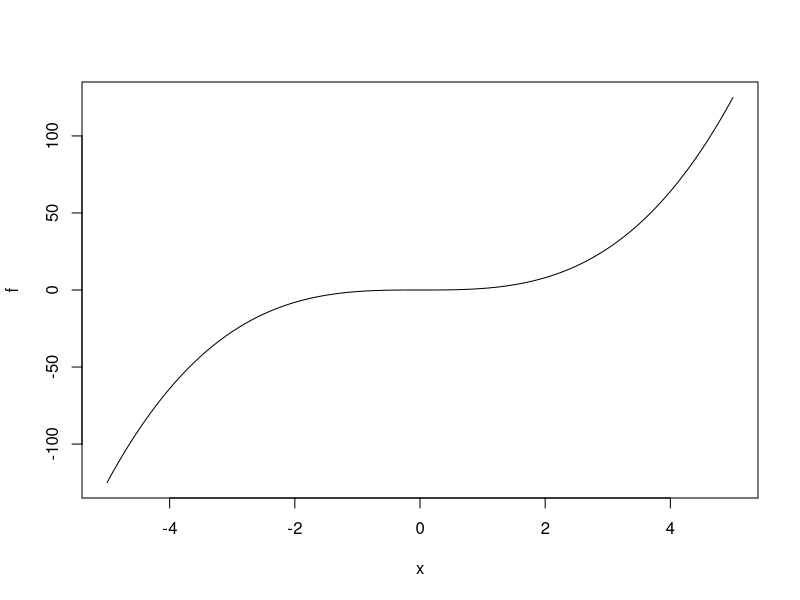

Source code (R): (Note: this script raises an error after producing the figure.)
#Lab 1 - Calculus
#1. Define the function f(x) = x^3 and plot it in an appropriate intervall.
f<- function(x) x^3
plot(f,xlim=c(-5,5))

#2. find the slope of f at x=-1,0,2
#a) what patterns to dyou notive between the values of x and the slope of the tangent line,

x.1<-Deriv(f)(-1)#the slope of the tangent of x^3 at x=-1 is 3
x.2<- Deriv(f)(0)#the slope of the tangent of x^3 at x=0 is 0
x.3 <- Deriv(f)(2)#the slope of the tangent of x^3 at x=2 is 12
# as x increases from 0 the tangent rate of change of y to x increases
# as x decreases from 0 the tangent rate of change of y to x increases


#3. repeat 1-2 for f(x)=x^4
f2<- function(x) x^4
plot(f2,xlim=c(-5,5))

x.4<-Deriv(f2)(-1)#the slope of the tangent of x^4 at x=-1 is -4
x.5<- Deriv(f2)(0)#the slope of the tangent of x^4 at x=0 is 0
x.6 <- Deriv(f2)(2)#the slope of the tangent of x^4 at x=2 is 32

# as x increases from 0 the tangent rate of change of y to x increases 
# as x decreases from 0 the tangent rate of change of y to x increases but negativly (negative slope)


#4. plot the following functions. For x=-1,0,2 determine (without plotting) if the slopes of the tangent lines will be
#positive, negative orzero.
#Since the change of rate of the function is the derivative at the point we are looking.
#for x^5 we will have a similar function to x^3, at x=-1 positive, x=0 its zero at x= 2 its positive 
#for ln(x) at x=-1 is undefined, for x=0 is undefined and for x=2 its positive
#for e^x at x=-1 its positive (small) at x=0 its positive and at x=2 its positive
#for 1/x at x=-1 its negative for at x=0 its undefined and at x=2 its negative.

f3 <- function(x) x^5
f4 <- function(x) 1/x
#plotting x^5
plot(f3,xlim=c(-5,5))
#plotting lnx
plot(log,xlim=c(-5,5))
#plotting e^x
plot(exp,xlim=c(-5,5))

#plotting 1/x
plot(f4,xlim=c(-5,5))

